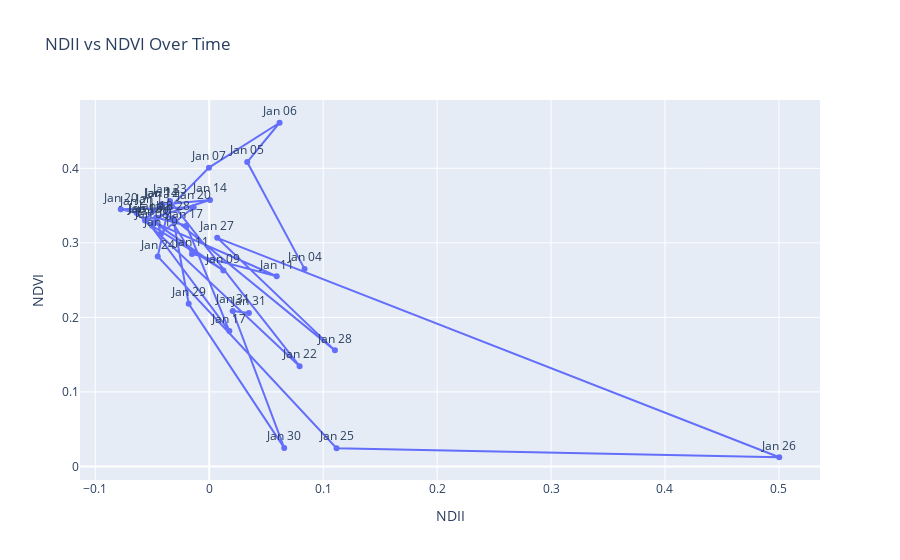

Notebook code for this chart:
### Code cell
def plot_connected_scatter_plotly(summary_dict, var_x, var_y, title=None, start_time=None, end_time=None):
    # Extract and merge the two variables
    df_x = pd.DataFrame(summary_dict[var_x])
    df_y = pd.DataFrame(summary_dict[var_y])
    
    df_x['time'] = pd.to_datetime(df_x['time'])
    df_y['time'] = pd.to_datetime(df_y['time'])

    df = pd.merge(df_x, df_y, on='time', suffixes=(f'_{var_x}', f'_{var_y}'))

    # Apply time filtering if specified
    if start_time:
        df = df[df['time'] >= pd.to_datetime(start_time)]
    if end_time:
        df = df[df['time'] <= pd.to_datetime(end_time)]

    # Drop rows with missing values
    df = df.dropna(subset=[f'mean_value_{var_x}', f'mean_value_{var_y}'])

    # Plot
    fig = px.line(
        df,
        x=f'mean_value_{var_x}',
        y=f'mean_value_{var_y}',
        markers=True,
        text=df['time'].dt.strftime('%b %d'),
        labels={
            f'mean_value_{var_x}': var_x.upper(),
            f'mean_value_{var_y}': var_y.upper()
        },
        title=title or f"{var_x.upper()} vs {var_y.upper()} Over Time"
    )

    fig.update_traces(
        hovertemplate='<b>Date:</b> %{text}<br>' +
                      f'{var_x.upper()}: %{{x}}<br>' +
                      f'{var_y.upper()}: %{{y}}<extra></extra>',
        textposition='top center'
    )

    fig.update_layout(
        xaxis_title=var_x.upper(),
        yaxis_title=var_y.upper(),
        showlegend=False
    )

    fig.show()

plot_connected_scatter_plotly(landvi_summaries, "ndii", "ndvi", end_time="2025-02-01")

### Figure 1 — Plotly figure (JSON) as saved in the notebook; plotly's stock layout.template omitted (floating-point values rounded to 4 significant figures)
{"data": [{"hovertemplate": "<b>Date:</b> %{text}<br>NDII: %{x}<br>NDVI: %{y}<extra></extra>", "legendgroup": "", "line": {"color": "#636efa", "dash": "solid"}, "marker": {"symbol": "circle"}, "mode": "lines+markers+text", "name": "", "orientation": "v", "showlegend": false, "text": ["Jan 04", "Jan 05", "Jan 06", "Jan 07", "Jan 08", "Jan 09", "Jan 10", "Jan 11", "Jan 11", "Jan 12", "Jan 13", "Jan 14", "Jan 14", "Jan 15", "Jan 16", "Jan 17", "Jan 17", "Jan 18", "Jan 19", "Jan 20", "Jan 20", "Jan 21", "Jan 22", "Jan 23", "Jan 24", "Jan 25", "Jan 26", "Jan 27", "Jan 28", "Jan 28", "Jan 29", "Jan 30", "Jan 31", "Jan 31"], "textposition": "top center", "type": "scatter", "x": [0.08364, 0.0333, 0.06173, -0.000256, -0.05018, 0.01242, -0.04824, 0.05922, -0.01515, -0.0418, -0.05639, 0.0007164, -0.04215, -0.0495, -0.05556, 0.01766, -0.01997, -0.04651, -0.04244, -0.01371, -0.07767, -0.06366, 0.0793, -0.03445, -0.0452, 0.1117, 0.5003, 0.007006, 0.1103, -0.03175, -0.01802, 0.0658, 0.02062, 0.03482], "xaxis": "x", "y": [0.265, 0.4084, 0.4611, 0.4009, 0.3228, 0.263, 0.3275, 0.2552, 0.2851, 0.3517, 0.3301, 0.3575, 0.351, 0.3426, 0.3315, 0.1816, 0.323, 0.3341, 0.3127, 0.3478, 0.345, 0.3399, 0.1344, 0.3562, 0.2818, 0.02442, 0.0123, 0.3067, 0.1557, 0.333, 0.2182, 0.02487, 0.2085, 0.2058], "yaxis": "y"}], "layout": {"legend": {"tracegroupgap": 0}, "showlegend": false, "title": {"text": "NDII vs NDVI Over Time"}, "xaxis": {"anchor": "y", "domain": [0, 1], "title": {"text": "NDII"}}, "yaxis": {"anchor": "x", "domain": [0, 1], "title": {"text": "NDVI"}}}}
